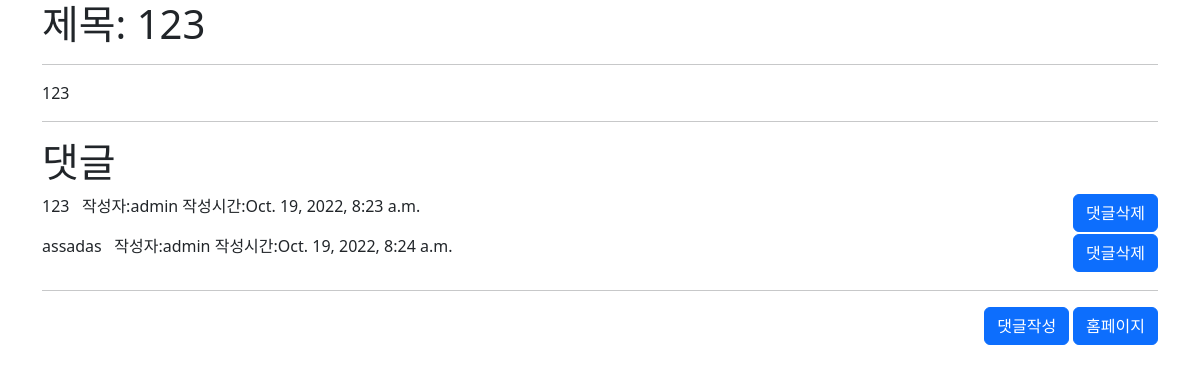
Page /articles/1/ (signed in) on the earlier database version.
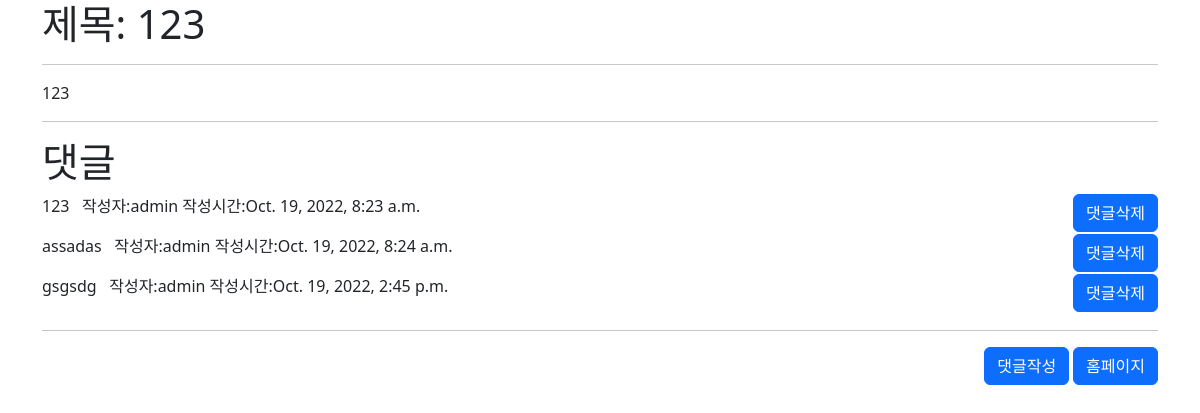
Same page on the later database version.
### articles/models.py (models this page shows)
class Comments(models.Model):
    article = models.ForeignKey(
        Articles, related_name="comments", on_delete=models.CASCADE
    )
    user = models.ForeignKey(get_user_model(), related_name="comments", on_delete=models.CASCADE)
    created_date = models.DateTimeField(auto_now_add=True)
    content = models.CharField(max_length=80)

### accounts/models.py (models this page shows)
class User(AbstractUser):
    pass

### articles/views.py (the view)
# urls.py: path('<int:article_pk>/', views.detail, name="detail"),
@login_required
def detail(request, article_pk):
    article = Articles.objects.get(pk=article_pk)
    context = {
        'article':article,
    }
    return render(request, 'articles/detail.html', context)

### articles/templates/articles/detail.html
{% extends 'base.html' %}
{% block content %}
{% load django_bootstrap5 %}
<div class="container">
    <h1>제목: {{ article.title }}</h1>
    <hr>
    <p>{{ article.content}}</p>
    <hr>
</div>
<div class="container">
    <h1>댓글</h1>
    {% for comment in article.comments.all %}
    <div class="comment d-flex justify-content-between">
        <div class="d-flex">
            <p>{{ comment.content }} &nbsp&nbsp<span>작성자:{{ comment.user }}&nbsp작성시간:{{ comment.created_date }}</span>
            </p>
        </div>
        <div>
            <a href="{% url 'articles:delete_comment' article.pk  comment.pk %}">
                {% bootstrap_button button_type="submit" content="댓글삭제" %}
            </a>
        </div>
    </div>
    {% empty %}
    <div>
        <p>댓글이 아직 없습니다.</p>
    </div>
    {% endfor %}
    <hr>
    <div class="d-flex justify-content-end comment_menu ">
        <div>
            <a href="{% url 'articles:add_comment' article.pk %}" class="mx-1">
                {% bootstrap_button button_type="submit" content="댓글작성" %}
            </a>
        </div>
        <div>
            <a href="{% url 'articles:index' %}">
                {% bootstrap_button button_type="submit" content="홈페이지" %}
            </a>
        </div>
    </div>
</div>
{% endblock %}

Differences in the rows shown:
added Comments: content "gsgsdg", user "admin", created_date "Oct. 19, 2022, 2:45 p.m.", bootstrap_button "댓글삭제"
